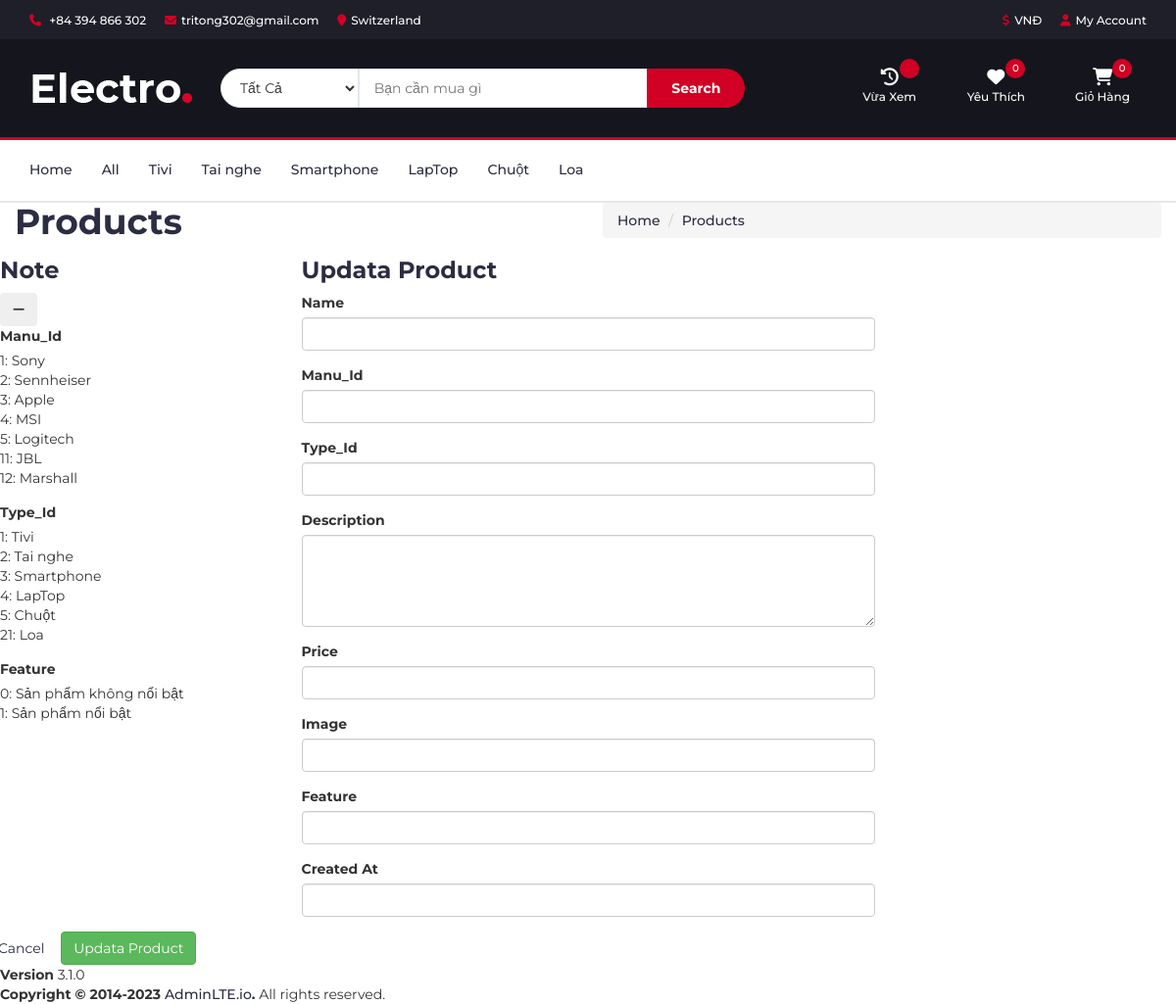
Page /up_products.php on the committed database.
### tables this page shows
CREATE TABLE `protypes` (
  `type_id` int(11) NOT NULL,
  `type_name` varchar(100) NOT NULL,
  `product_type_id` int(11) NOT NULL
);

CREATE TABLE `manufactures` (
  `manu_id` int(11) NOT NULL,
  `manu_name` varchar(100) NOT NULL
);

### models/model.php (called while the page is built, shortened)
<?php
class Model
{
    public static $connection;
    public function __construct()
    {
        if (!self::$connection) {
            self::$connection = new mysqli(DB_HOST, DB_USER, DB_PASSWORD, DB_NAME,PORT);
            self::$connection->set_charset(DB_CHARSET);
        }
        return self::$connection;
    }
}
?>

### models/protypesModel.php (called while the page is built, shortened)
<?php
class Protypes extends Model
{
    public function getAllProtypes()
    {
        $sql = self::$connection->prepare("SELECT * FROM protypes ORDER BY type_id");
        $sql->execute();
        $items = $sql->get_result()->fetch_all(MYSQLI_ASSOC);
        return $items;
    }
}
?>

### models/manufactures.php (called while the page is built, shortened)
<?php
class Manufactures extends Model
{
    public function getAllManufactures()
    {
        $sql = self::$connection->prepare("SELECT * FROM manufactures ORDER BY manu_id");
        $sql->execute();
        $items = $sql->get_result()->fetch_all(MYSQLI_ASSOC);
        return $items;
    }
}
?>

### models/productsModel.php (called while the page is built, shortened)
<?php
class Products extends Model
{
    public function getProductsById($id)
    {
        $sql = self::$connection->prepare("SELECT *, COUNT(products_user.user_id) AS pLike FROM `products` LEFT JOIN products_user ON products.id = products_user.product_id WHERE id = ? GROUP BY products.id ");
        $sql->bind_param("i", $id);
        $sql->execute();
        $items = $sql->get_result()->fetch_all(MYSQLI_ASSOC);
        return $items;
    }
}
?>

### up_products.php (the view, shortened to what this page needs)
  <?php
require("../../../models/model.php");
require("../../../models/productsModel.php");
require("../../../models/protypesModel.php");
require("../../../models/manufactures.php");
$Products = new Products;
$getProductsById = $Products->getProductsById(intval($id));
$Protypes = new Protypes;
$getAllProtypes = $Protypes->getAllProtypes();
$Manufactures = new Manufactures;
$getAllManufactures = $Manufactures->getAllManufactures();
?>
<?php include("header.php") ?>
  <div class="content-wrapper">
    <section class="content-header">
      <div class="container-fluid">
        <div class="row mb-2">
          <div class="col-sm-6">
            <h1>Products</h1>
          </div>
          <div class="col-sm-6">
            <ol class="breadcrumb float-sm-right">
            <li class="breadcrumb-item"><a href="../../index.php">Home</a></li>
              <li class="breadcrumb-item active"><a href="products.php"></i>Products</a></li>
            </ol>
          </div>
        </div>
      </div>
    </section>
    <form action="" method="post">
    <section class="content">
      <div class="row">
      <div class="col-md-3">
        <div class="card card-primary">
          <div class="card-header">
            <h3 class="card-title">Note</h3>
            <div class="card-tools">
                <button type="button" class="btn btn-tool" data-card-widget="collapse" title="Collapse">
                  <i class="fas fa-minus"></i>
                </button>
              </div>
          </div>
          <div class="card-body">
          <div class="form-group">
            <label for="inputName">Manu_Id</label>
              <ul style="list-style: none;">
                <?php foreach($getAllManufactures as $value): ?>
                  <li><?= $value['manu_id'] ?>: <?= $value['manu_name'] ?></li>
                <?php endforeach; ?>
              </ul>
            </div>
            <div class="form-group">
            <label for="inputName">Type_Id</label>
              <ul style="list-style: none;">
                <?php foreach($getAllProtypes as $value): ?>
                  <li><?= $value['type_id'] ?>: <?= $value['type_name'] ?></li>
                <?php endforeach; ?>
              </ul>
            </div>
            <div class="form-group">
            <label for="inputName">Feature</label>
              <ul style="list-style: none;">
              <li>0: Sản phẩm không nổi bật</li>
              <li>1: Sản phẩm nổi bật</li>
              </ul>
            </div>
        </div>
        </div>
      </div>
        <div class="col-md-6">
          <div class="card card-primary">
            <div class="card-header">
              <h3 class="card-title">Updata Product</h3>
            </div>
            <div class="card-body">
              <div class="form-group">
                <label for="inputName">Name</label>
                <input type="text" id="inputName" name="name" value="<?= $getProductsById[0]['name'] ?>" class="form-control">
              </div>
              <div class="form-group">
                <label for="inputStatus">Manu_Id</label>
                <input name="manuid" type="text" id="inputClientCompany" value="<?= $getProductsById[0]['manu_id'] ?>" class="form-control">
              </div>
              <div class="form-group">
                <label for="inputStatus">Type_Id</label>
                <input name="typeid" type="text" id="inputClientCompany" value="<?= $getProductsById[0]['type_id'] ?>" class="form-control">
              </div>
              <div class="form-group">
                <label for="inputDescription">Description</label>
                <textarea name="description" id="inputDescription" class="form-control" rows="4"><?= $getProductsById[0]['description'] ?></textarea>
              </div>
              <div class="form-group">
                <label for="inputClientCompany">Price</label>
                <input name="price" type="text" value="<?= $getProductsById[0]['price'] ?>" id="inputClientCompany" class="form-control">
              </div>
              <div class="form-group">
                <label for="inputProjectLeader">Image</label>
                <input  name="image" type="text" id="inputProjectLeader" value="<?= $getProductsById[0]['image'] ?>" class="form-control">
              </div>
              <div class="form-group">
                <label for="inputStatus">Feature</label>
                <input  name="feature" type="text" id="inputProjectLeader" value="<?= $getProductsById[0]['feature'] ?>" class="form-control">
              </div>
              <div class="form-group">
                <label for="inputStatus">Created At</label>
                <input  name="createdat" type="text" id="inputProjectLeader" value="<?= $getProductsById[0]['created_at'] ?>" class="form-control">
              </div>
            </div>
          </div>
        </div>
      </div>
      <div class="row">
        <div class="col-6">
          <a href="products.php" class="btn btn-secondary">Cancel</a>
          <input type="submit" name="submit" value="Updata Product" class="btn btn-success float-right">
      </div>
    </section>
    </form>
  </div>
  <footer class="main-footer">
    <div class="float-right d-none d-sm-block">
      <b>Version</b> 3.1.0
    </div>
    <strong>Copyright &copy; 2014-2023 <a href="https://adminlte.io">AdminLTE.io</a>.</strong> All rights reserved.
  </footer>
</body>
</html>

### header.php (shortened to what this page needs)
<?php
if (isset($_SESSION['user']['user_id'])) {
	$userId = $_SESSION['user']['user_id'];
	$kqWish = $Products->countwish($userId);
	$kqCart = $Products->countCart($userId);
	$kq = $kqWish["countWish"];
	$kq1 = $kqCart["countCart"];
} else {
	$kq = 0;
	$kq1 = 0;
}
$Protypes = new Protypes;
$getAllProtypes = $Protypes->getAllProtypes();
$Manufactures = new Manufactures;
$getAllManufactures = $Manufactures->getAllManufactures();
?>
<!DOCTYPE html>
<html lang="en">
<head>
	<link rel="stylesheet" href="https://cdn.jsdelivr.net/npm/bootstrap-icons@1.10.2/font/bootstrap-icons.css">
	<link type="text/css" rel="stylesheet" href="css/bootstrap.min.css" />
	<link type="text/css" rel="stylesheet" href="css/slick.css" />
	<link type="text/css" rel="stylesheet" href="css/slick-theme.css" />
	<link type="text/css" rel="stylesheet" href="css/nouislider.min.css" />
	<link rel="stylesheet" href="css/font-awesome.min.css">
	<link rel="stylesheet" href="https://cdnjs.cloudflare.com/ajax/libs/font-awesome/6.4.2/css/all.min.css">
	<link type="text/css" rel="stylesheet" href="css/style.css" />
</head>
<body>
	<header>
		<div id="top-header">
		<div class="container">
    <ul class="header-links pull-left">
        <li><a href="#"><i class="fa fa-phone"></i> +84 394 866 302 </a></li>
        <li><a href="#"><i class="fa fa-envelope-o"></i>tritong302@gmail.com</a></li>
        <li><a href="#"><i class="fa fa-map-marker"></i>Switzerland</a></li>
    </ul>
    <ul class="header-links pull-right">
					<li><a href="#"><i class="fa fa-dollar"></i>VNĐ</a></li>
					<?php if (!isset($_SESSION['username'])): ?>
					<li><a href="./login/logintem.php"><i class="fa fa-user-o"></i>My Account</a></li>
					<?php else: ?>
					<li><a href="myorder.php"><i class="fa fa-user-o"></i><?= $_SESSION['username'] ?></a></li>
					<li><a onclick="return confirm('Bạn có muốn đăng xuất không?')" href="./login/logout.php"><i
								class="fa fa-sign-out"></i> Logout</a></li>
					<?php endif; ?>
				</ul>
</div>
		</div>
		<div id="header">
			<div class="container">
				<div class="row">
					<div class="col-md-2">
						<div class="header-logo">
							<a href="index.php" class="logo">
								<img src="./img/logo.png" alt="">
							</a>
						</div>
					</div>
					<div class="col-md-6">
						<div class="header-search">
							<form action="store.php" method="get">
								<select class="input-select" name="prototype">
									<option value="0">Tất Cả</option>
								</select>
								<input class="input" name="keyword" placeholder="Bạn cần mua gì">
								<button type="submit" class="search-btn">Search</button>
							</form>
						</div>
					</div>
					<div class="col-md-4 clearfix">
						<div class="header-ctn">
							<div>
								<a href="recently_viewed.php">
								<i class="fa-solid fa-clock-rotate-left" style="color: #ffffff;"></i>
									<span>Vừa Xem</span>
									<div class="qty"><?php echo $viewedProductCount ?></div>
								</a>
							</div>
							<div>
								<a href="yourwishlist.php">
									<i class="fa fa-heart-o"></i>
									<span>Yêu Thích</span>
									<div class="qty"><?php echo $kq ?> </div>
								</a>
							</div>
							<div class="dropdown">
								<a class="dropdown-toggle" data-toggle="dropdown" aria-expanded="true">
									<i class="fa fa-shopping-cart"></i>
									<span>Giỏ Hàng</span>
									<div class="qty"><?php echo $kq1 ?></div>
								</a>
						</div>
					</div>
				</div>
			</div>
		</div>
	</header>
	<nav id="navigation">
		<div class="container">
			<div id="responsive-nav">
				<ul class="main-nav nav navbar-nav">
					<li><a href="index.php">Home</a></li>
					<li><a href="all.php?page=1">All</a></li>
					<?php foreach ($getAllProtypes as $value): ?>
					<li><a href="store_menu.php?typeid=<?php echo $value['type_id'] ?>"><?php echo $value['type_name'] ?></a></li>
					<?php endforeach; ?>
				</ul>
			</div>
		</div>
	</nav>

### css/style.css (style rules this page uses)
body { font-family: 'Montserrat', sans-serif; font-weight: 400; color: #333; }
h1, h2, h3, h4, h5, h6 { color: #2B2D42; font-weight: 700; margin: 0 0 10px; }
a { color: #2B2D42; font-weight: 500; -webkit-transition: 0.2s color; transition: 0.2s color; }
ul, ol { margin: 0; padding: 0; list-style: none }
.input { height: 40px; padding: 0px 15px; border: 1px solid #E4E7ED; background-color: #FFF; width: 100%; }
.input-select { padding: 0px 15px; background: #FFF; border: 1px solid #E4E7ED; height: 40px; }
#top-header { padding-top: 10px; padding-bottom: 10px; background-color: #1E1F29; }
.header-links li { display: inline-block; margin-right: 15px; font-size: 12px; }
.header-links li:last-child { margin-right: 0px; }
.header-links li a { color: #FFF; }
.header-links li i { color: #D10024; margin-right: 5px; }
#header { padding-top: 15px; padding-bottom: 15px; background-color: #15161D; }
.header-logo { float: left; }
.header-logo .logo img { display: block; }
.header-search { padding: 15px 0px; }
.header-search form { position: relative; }
.header-search form .input-select { margin-right: -4px; border-radius: 40px 0px 0px 40px; }
.header-search form .input { width: calc(100% - 260px); margin-right: -4px; }
.header-search form .search-btn { height: 40px; width: 100px; background: #D10024; color: #FFF; font-weight: 700; border: none; border-radius: 0px 40px 40px 0px; }
.header-ctn { float: right; padding: 15px 0px; }
.header-ctn>div { display: inline-block; }
.header-ctn>div+div { margin-left: 15px; }
.header-ctn>div>a { display: block; position: relative; width: 90px; text-align: center; color: #FFF; }
.header-ctn>div>a>i { display: block; font-size: 18px; }
.header-ctn>div>a>span { font-size: 12px; }
.header-ctn>div>a>.qty { position: absolute; right: 15px; top: -10px; width: 20px; height: 20px; line-height: 20px; text-align: center; border-radius: 50%; font-size: 10px; color: #FFF; background-color: #D10024; }
#navigation { background: #FFF; border-bottom: 2px solid #E4E7ED; border-top: 3px solid #D10024; }
.main-nav>li+li { margin-left: 30px }
.main-nav>li>a { padding: 20px 0px; }
.main-nav>li>a:after { content: ""; display: block; width: 0%; height: 2px; background-color: #D10024; -webkit-transition: 0.2s all; transition: 0.2s all; }

### rows in the picture
protypes: type_name "Tivi", type_id "1"
protypes: type_name "Tai nghe", type_id "2"
protypes: type_name "Smartphone", type_id "3"
protypes: type_name "LapTop", type_id "4"
protypes: type_name "Chuột", type_id "5"
protypes: type_name "Loa", type_id "21"
manufactures: manu_id "1", manu_name "Sony"
manufactures: manu_id "2", manu_name "Sennheiser"
manufactures: manu_id "3", manu_name "Apple"
manufactures: manu_id "4", manu_name "MSI"
manufactures: manu_id "5", manu_name "Logitech"
manufactures: manu_id "11", manu_name "JBL"
manufactures: manu_id "12", manu_name "Marshall"

### other values in the picture
$kq "0"
$kq1 "0"
